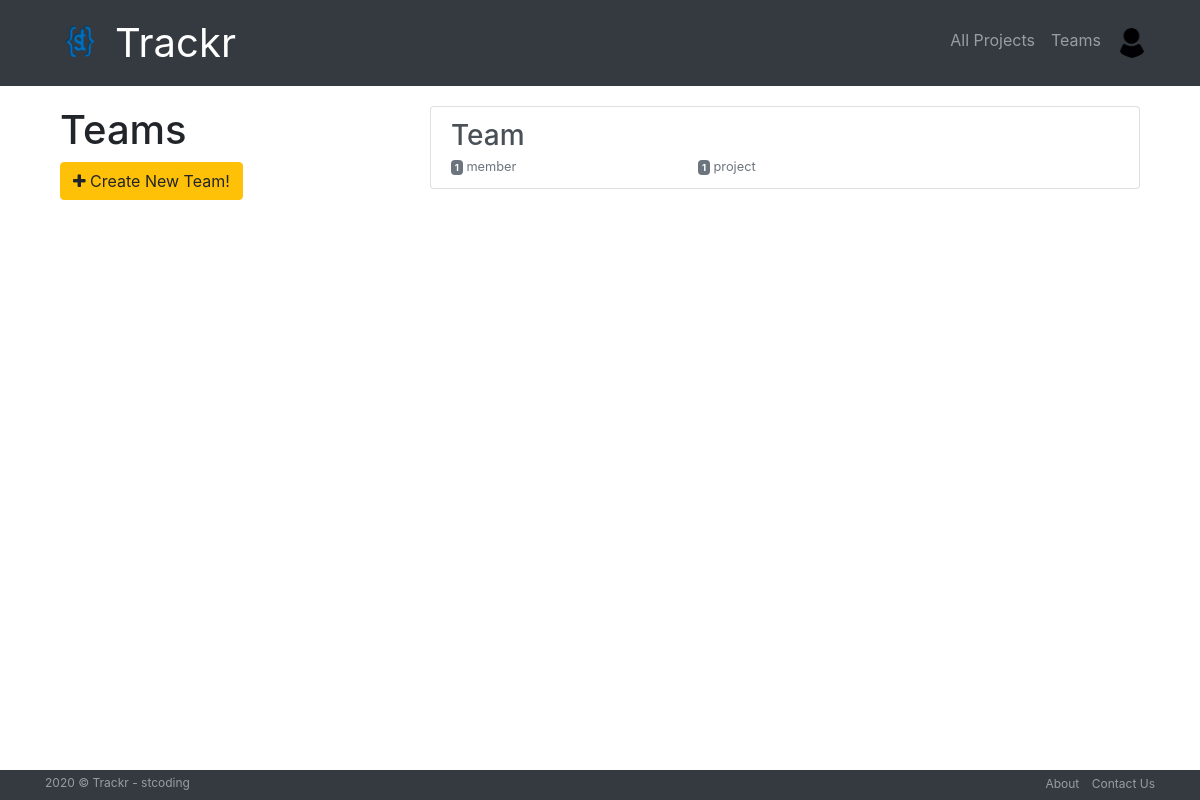
/teams/ (signed in), run on an earlier commit of the app's database.
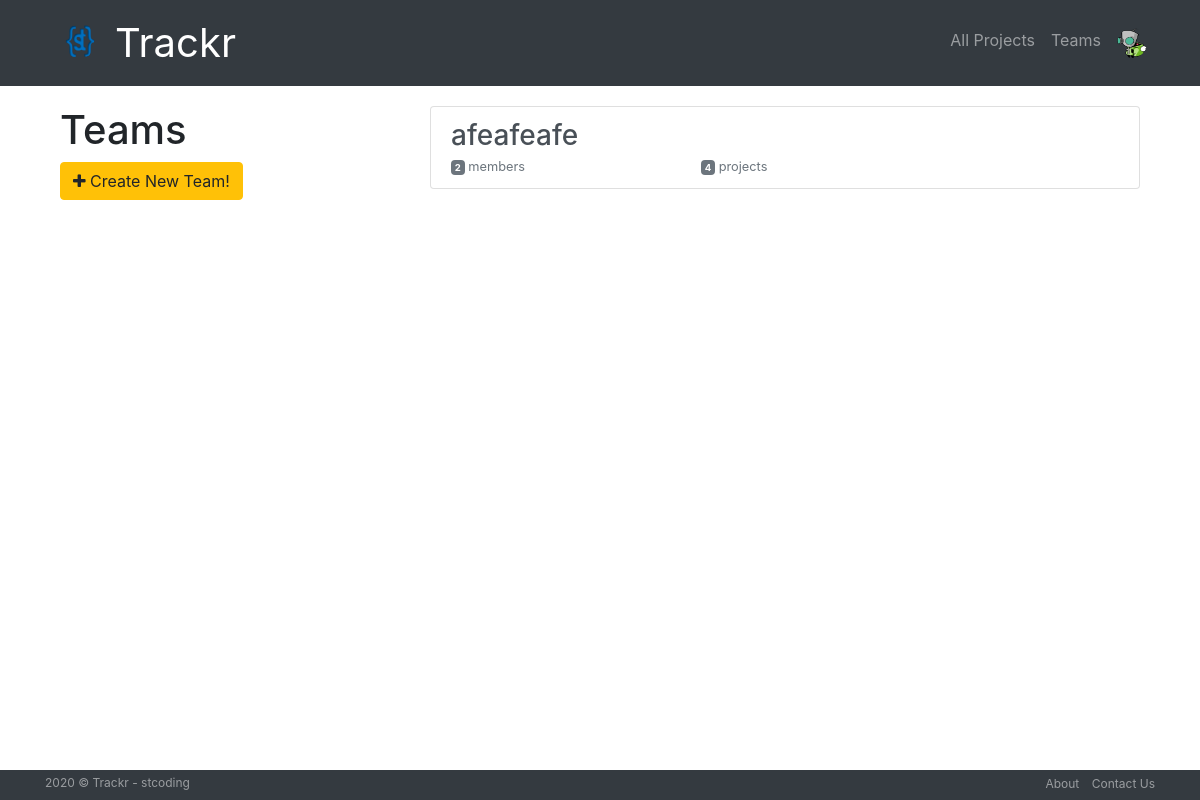
And on a later commit of the database.
### accounts/models.py (models this page shows, shortened)
class UserProfile(models.Model):
    user = models.OneToOneField(User,null=True,on_delete=models.CASCADE)
    first_name = models.CharField(max_length=100,null=True)
    last_name = models.CharField(max_length=100,null=True)
    email = models.EmailField(max_length=254,null=True)
    phone = models.CharField(max_length=15,null=True)
    address = models.CharField(max_length=100,null=True)
    city = models.CharField(max_length=50,null=True)
    state = models.CharField(max_length=50,null=True)
    zip = models.CharField(max_length=10,null=True)
    profile_pic = models.ImageField(default="profile1.png", null=True, blank=True)
    is_manager = models.BooleanField(default=False,null=True)

### teams/models.py (models this page shows, shortened)
class Team(models.Model):
    name = models.CharField(max_length=255, unique=True)
    slug = models.SlugField(allow_unicode=True, unique=True)
    description = models.TextField(blank=True, default='')
    description_html = models.TextField(editable=False, default='', blank=True)
    members = models.ManyToManyField(User,through="TeamMember")
    team_pic = models.ImageField(upload_to='images',default="team.png", null=True, blank=True)
    class Meta:
        ordering = ["name"]

### teams/views.py (the view)
# urls.py: path('', views.ListTeams.as_view(), name="all"),
class ListTeams(LoginRequiredMixin,generic.ListView):
    model = Team
    member = TeamMember

### trackr/context-processor.py (called while the page is built)
def extras(request):
    if request.user.is_authenticated:
        profile= request.user.userprofile
        return {'profile':profile}
    else:
        return {}

### teams/templates/teams/team_list.html (shortened to what this page needs)
{% extends "teams/team_base.html" %}
{% load bootstrap4 %}
{% block pregroup %}
<div class="col-md-4">
	<div class="content">
			<h2 class='team-name'>Teams</h2>
	</div>
	{% if user.is_authenticated %}
	<a href="#teamFormModal" data-toggle="modal" data-target="#teamFormModal" class="btn btn-warning createTeam" role="button" id='addteam'><span class="fa fa-plus"></span> Create New Team!</a>
	{% endif %}
</div>
{% endblock %}
{% block group_content %}
<div class="col-md-8">
	<div class="list-group">
		{% for team in object_list %}
		<a href="{% url 'teams:single' slug=team.slug %}"
		class="list-group-item list-group-item-action flex-column align-items-start">
			<h3 class="mb-1">{{ team.name }}</h3>
			<div class="d-flex w-40 justify-content-between">
				<small class="text-muted"><span class="badge badge-secondary">
					{{ team.members.count }}</span> member{{ team.members.count|pluralize }}</small>
				<small class="text-muted"><span class="badge badge-secondary">
					{{ team.projects.count }}</span> project{{ team.projects.count|pluralize }}</small>
			</div>
		</a>
		{% endfor %}
	</div>
</div>
{% endblock %}

### templates/base.html (shortened to what this page needs)
<!DOCTYPE html>
{% load static %}
<html lang="en" dir="ltr">
  <head>
    <link rel="stylesheet" href="https://stackpath.bootstrapcdn.com/bootstrap/4.5.2/css/bootstrap.min.css">
    <link rel='stylesheet' href="{% static 'css/master.css'%}"/>
    <link href="https://maxcdn.bootstrapcdn.com/font-awesome/4.7.0/css/font-awesome.min.css" rel="stylesheet">
  </head>
  <body>
    <nav class="navbar navbar-expand-lg navbar-dark bg-dark" role="navigation" id="navbar">
      <div class="container">
        <div class="navbar-nav align-items-center">
          <img src="/images/st_logo.png" width="70" height="70" alt="" loading="lazy">
          <a class="navbar-brand" href="{% url 'home' %}">Trackr</a>
        </div>
        <div class="navbar-nav ml-auto">
          {% if user.is_authenticated %}
            <a class="nav-item nav-link" href="{% url 'projects:all' %}" class="btn btn-simple">All Projects</a>
            <a class="nav-item nav-link" href="{% url 'teams:all' %}" class="btn btn-simple">Teams</a>
            <div class="dropdown">
              <a class="nav-link av" data-toggle="dropdown">
                <img class="profile-pic rounded-circle main-avatar-sm" src="{{profile.user.userprofile.profile_pic.url}}">
              </a>
            </div>
          {% else %}
            <a class="nav-item nav-link" href="{% url 'accounts:login' %}" class="btn btn-simple">Log in</a>
            <a class="nav-item nav-link" href="{% url 'accounts:register' %}" class="btn btn-simple">Register</a>
          {% endif %}
        </div>
      </div>
    </nav>
    <div class="container maindetail">
      {% block content %}{% endblock %}
    </div>
    {% include "footer.html" %}
  </body>
</html>

What changed in the data, as far as the page shows it:
changed UserProfile: user.userprofile.profile_pic: a different picture
changed Team: name "Team" → "afeafeafe"; members.count "1" → "2"; projects.count "1" → "4"
